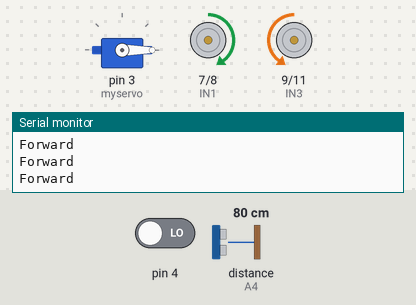
This sketch was run on a simulated Arduino Uno, built with avr-gcc and run on an emulated ATmega328P. Parts: servo, motor-driver pin pairs drawn as motors (green arrow = first pin HIGH = forward, orange = second pin HIGH = backward, longer = more drive, scaled by the enable pin), the last lines printed to the serial monitor. Wiring (inferred from the names in the program): ultrasonic range finder: trigger A5; echo A4. The test bench sets the inputs (shaded band); at power-on: distance to the obstacle (sensor on A4) 80 cm, pin 4 LOW. The echo pulse lasts 58.3 µs per cm.

Above: at 1.2 s.
1.3 s: distance to the obstacle (sensor on A4) set to 23 cm
4.3 s: distance to the obstacle (sensor on A4) set to 18 cm
At 5.2 s:
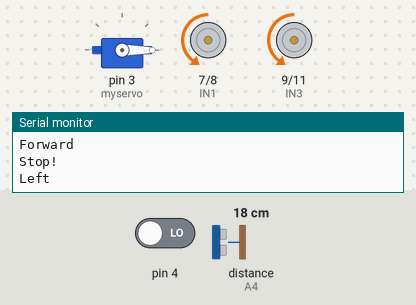
At 6.6 s:
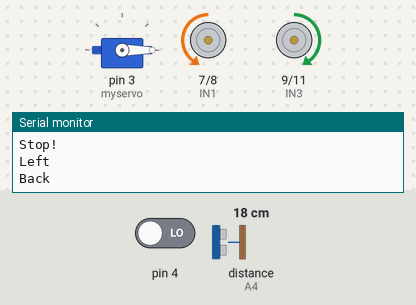
7.3 s: distance to the obstacle (sensor on A4) set to 12 cm
9.0 s: distance to the obstacle (sensor on A4) set to 9 cm
At 10.3 s:
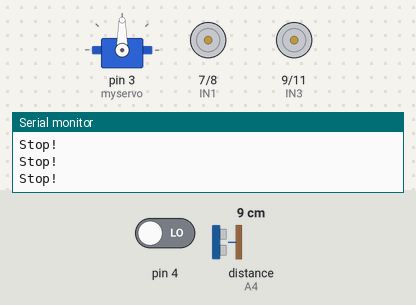
Timing chart, 0 to 11.5 s (numbered marks = the images above; inputs shaded):
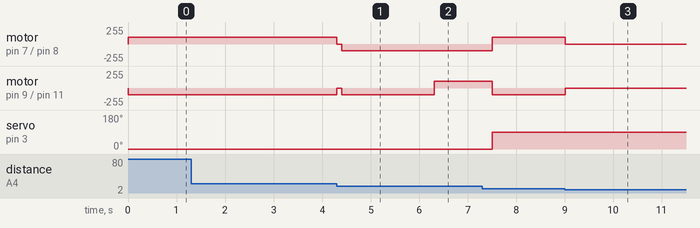

Measured:
- the behaviour switches between 21 and 20 cm on distance to the obstacle (sensor on A4) (found by bisection; images 0 and 1)
- the behaviour switches between 11 and 10 cm on distance to the obstacle (sensor on A4) (found by bisection; images 2 and 3)
- after the input at 4.3 s, motor on pin 7 (IN1) / pin 8 (IN2): forward 100/255 → stopped at once, → backward 100/255 0.11 s later; motor on pin 9 (IN3) / pin 11 (IN4): backward 100/255 → stopped at once, → backward 100/255 0.11 s later, → forward 100/255 1.9 s later
- after the input at 9.0 s, motor on pin 7 (IN1) / pin 8 (IN2): forward 100/255 → stopped at once; motor on pin 9 (IN3) / pin 11 (IN4): backward 100/255 → stopped at once

The sketch:

Parallel_Park.ino
```cpp
//Christopher Ho
//500840595
//christopher.j.ho@ryerson.ca

#include <Servo.h>  //servo library
Servo myservo;      // create servo object to control servo

//Status checkpoints
bool find_parking = true;
bool adjust_spacing = true;
bool final_position = false;

//Ultrasonic sensor variables
int Echo = A4;
int Trig = A5;
int distance = 100;

//Line Tracking IO define
#define LT_R !digitalRead(10)
#define LT_M !digitalRead(4)
#define LT_L !digitalRead(2)

//motor controller pins
#define ENA 5
#define ENB 6
#define IN1 7
#define IN2 8
#define IN3 9
#define IN4 11
#define carSpeed 100
#define carSpeed2 100

//Global variable for angle of servo
int angle = 0; //0 is default

void forward() {
  analogWrite(ENA, carSpeed);
  analogWrite(ENB, carSpeed);
  digitalWrite(IN1, HIGH);
  digitalWrite(IN2, LOW);
  digitalWrite(IN3, LOW);
  digitalWrite(IN4, HIGH);
  Serial.println("Forward");
}

void back() {
  analogWrite(ENA, carSpeed);
  analogWrite(ENB, carSpeed);
  digitalWrite(IN1, LOW);
  digitalWrite(IN2, HIGH);
  digitalWrite(IN3, HIGH);
  digitalWrite(IN4, LOW);
  Serial.println("Back");
}

void left() {
  analogWrite(ENA, carSpeed2);
  analogWrite(ENB, carSpeed2);
  digitalWrite(IN1, LOW);
  digitalWrite(IN2, HIGH);
  digitalWrite(IN3, LOW);
  digitalWrite(IN4, HIGH);
  Serial.println("Left");
}

void right() {
  analogWrite(ENA, carSpeed2);
  analogWrite(ENB, carSpeed2);
  digitalWrite(IN1, HIGH);
  digitalWrite(IN2, LOW);
  digitalWrite(IN3, HIGH);
  digitalWrite(IN4, LOW);
  Serial.println("Right");
}

void stop() {
  digitalWrite(ENA, LOW);
  digitalWrite(ENB, LOW);
  Serial.println("Stop!");
}

/* Ultrasonic distance measurement method */
int Distance_test() {
  digitalWrite(Trig, LOW);
  delayMicroseconds(2);
  digitalWrite(Trig, HIGH);
  delayMicroseconds(20);
  digitalWrite(Trig, LOW);
  float Fdistance = pulseIn(Echo, HIGH);
  Fdistance = Fdistance / 58;
  return (int)Fdistance;
}

/* Sub-function that completes full parallel parking sequence */
void parallel_park() {
  left();
  delay(1900); //works between 1200, 1300, 1400

  back(); //reverse into parking at 60 degree angle
  delay(1200);

  while (!LT_M) { //adjust so its facing straight
    right();
  }

  angle = 90;
}

void setup() {
  myservo.attach(3, 500, 2500);  // attach servo on pin 3 to servo object (new servo range is 500-2500)
  Serial.begin(9600);
  pinMode(10, INPUT);
  pinMode(4, INPUT);
  pinMode(2, INPUT);

  pinMode(Echo, INPUT);
  pinMode(Trig, OUTPUT);
  pinMode(IN1, OUTPUT);
  pinMode(IN2, OUTPUT);
  pinMode(IN3, OUTPUT);
  pinMode(IN4, OUTPUT);
  pinMode(ENA, OUTPUT);
  pinMode(ENB, OUTPUT);
  stop();
}

/* Updates frequently */
void loop() {
  myservo.write(angle);
  distance = Distance_test();

  if (find_parking) {
    if (distance < 20 && millis() > 1000) { //Check if car is parked
      stop();
      delay(100);

      find_parking = false;
      parallel_park(); // calls sub-function
    }
  }

  if (adjust_spacing) { //Move forward/backward
    if (distance > 5 && distance < 10) {
      stop();
      delay(100);
      adjust_spacing = false;
      final_position = true;
    }
    else if (distance >= 10) {
      forward();
    }
    else if (distance <= 5) {
      back();
    }
  }

  if (final_position) { //Finished parallel parking
    stop();
  }
  else{
    forward();
  }
}//Loop ends
```
